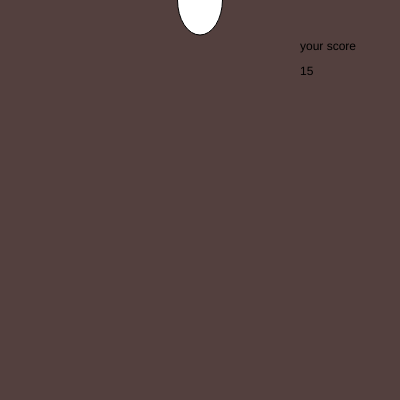
Frame 1 (no input)
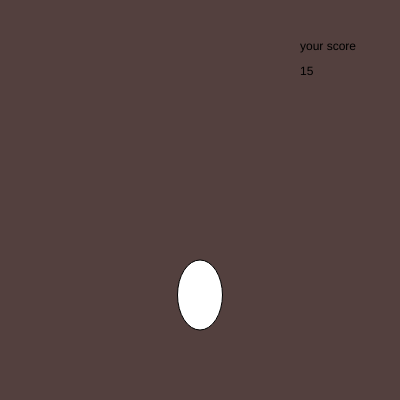
Frame 60 (no input)
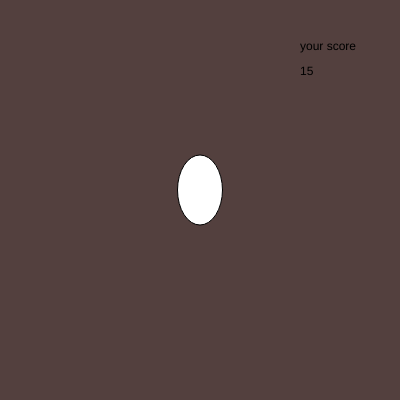
Frame 120 (the mouse pressed at the canvas centre since frame 60)

The p5.js sketch that drew these frames (run headless with seeded random() and noise() and a simulated clock; from frame 60 on, the mouse is pressed at the canvas centre):

// p5.js sketch
// ── sketch.js
var sy = 0;
var sy = 0;
var score = 15;

function setup() {
  createCanvas(400, 400);
}

function draw() {
  background('#53403E');
  ellipse(200, sy, 45 , 70);

  sy = sy + 5;

  // text('your score',300,50);
  if (sy > 400) {
    sy = 0;
  }

  text("your score", 300, 50);
  text(score, 300, 75);
}

function keyPressed() {
  if (key == "s" && sy > 350) {
    score = score + 100000;
  }
 background();
}
